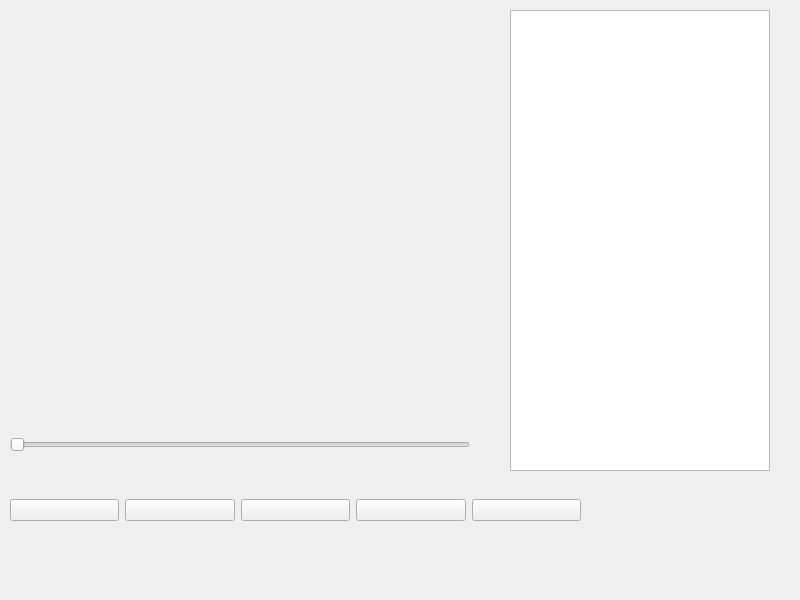
<?xml version="1.0" encoding="UTF-8"?>
<ui version="4.0">
 <class>MainWindow</class>
 <widget class="QMainWindow" name="MainWindow">
  <property name="geometry">
   <rect>
    <x>0</x>
    <y>0</y>
    <width>800</width>
    <height>600</height>
   </rect>
  </property>
  <property name="windowTitle">
   <string>MainWindow</string>
  </property>
  <widget class="QWidget" name="centralwidget">
   <widget class="QWidget" name="rightPanel" native="true">
    <property name="geometry">
     <rect>
      <x>500</x>
      <y>10</y>
      <width>280</width>
      <height>461</height>
     </rect>
    </property>
    <widget class="QListWidget" name="musicList">
     <property name="geometry">
      <rect>
       <x>10</x>
       <y>0</y>
       <width>260</width>
       <height>461</height>
      </rect>
     </property>
    </widget>
   </widget>
   <widget class="QSlider" name="progressSlider">
    <property name="geometry">
     <rect>
      <x>10</x>
      <y>430</y>
      <width>460</width>
      <height>30</height>
     </rect>
    </property>
    <property name="maximum">
     <number>0</number>
    </property>
    <property name="orientation">
     <enum>Qt::Orientation::Horizontal</enum>
    </property>
   </widget>
   <widget class="QWidget" name="">
    <property name="geometry">
     <rect>
      <x>10</x>
      <y>470</y>
      <width>571</width>
      <height>81</height>
     </rect>
    </property>
    <layout class="QHBoxLayout" name="horizontalLayout">
     <item>
      <widget class="QPushButton" name="prevBtn">
       <property name="text">
        <string/>
       </property>
      </widget>
     </item>
     <item>
      <widget class="QPushButton" name="playPauseBtn">
       <property name="text">
        <string/>
       </property>
      </widget>
     </item>
     <item>
      <widget class="QPushButton" name="nextBtn">
       <property name="text">
        <string/>
       </property>
      </widget>
     </item>
     <item>
      <widget class="QPushButton" name="modeBtn">
       <property name="text">
        <string/>
       </property>
      </widget>
     </item>
     <item>
      <widget class="QPushButton" name="musicListBtn">
       <property name="text">
        <string/>
       </property>
      </widget>
     </item>
    </layout>
   </widget>
  </widget>
  <widget class="QMenuBar" name="menubar">
   <property name="geometry">
    <rect>
     <x>0</x>
     <y>0</y>
     <width>800</width>
     <height>37</height>
    </rect>
   </property>
  </widget>
 </widget>
 <resources/>
 <connections/>
</ui>
